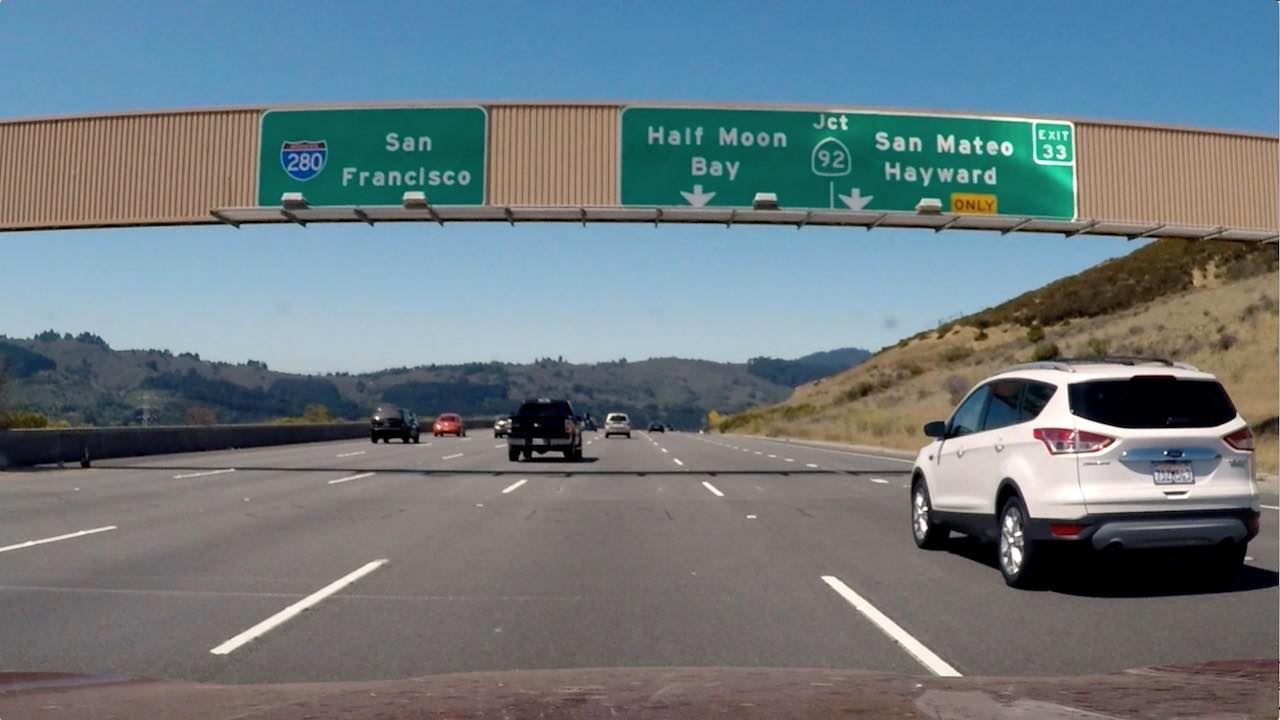
#> input picture test_images/signs_vehicles_xygrad.png, 1280 x 720 px
$ python -i advLaneDetect_bak.py   (imports and definitions only)   (older library calls are emulated)
#> lines starting #> are read from the running program, lines starting #| are printed output that depends on the picture; after the words box and inside, x2 and y2 are one past the last pixel; in counts of white or black regions, pixels touching at a corner belong together
import numpy as np
import cv2
import glob
import sys
import matplotlib.pyplot as plt
import matplotlib.image as mpimg
import imageio
from moviepy.editor import *
#%matplotlib qt

# # prepare object points, like (0,0,0), (1,0,0), (2,0,0) ....,(6,5,0)
# objp = np.zeros((6*9,3), np.float32)
# objp[:,:2] = np.mgrid[0:9,0:6].T.reshape(-1,2)
#
#
# # Arrays to store object points and image points from all the images.
# objpoints = [] # 3d points in real world space
# imgpoints = [] # 2d points in image plane.
#
# # Make a list of calibration images
# images = glob.glob('camera_cal/calibration*.jpg')
#
# print(len(images))
#
# # Step through the list and search for chessboard corners
# for fname in images:
#     img = cv2.imread(fname)
#     gray = cv2.cvtColor(img,cv2.COLOR_BGR2GRAY)
#
#     # Find the chessboard corners
#     ret, corners = cv2.findChessboardCorners(gray, (9,6),None)
#
#     # If found, add object points, image points
#     if ret == True:
#         objpoints.append(objp)
#         imgpoints.append(corners)
#
#         # Draw and display the corners
#         img = cv2.drawChessboardCorners(img, (9,6), corners, ret)
#         cv2.imshow('img',img)
#         cv2.waitKey(500)
#
# cv2.destroyAllWindows()

class CameraSetup:


    # [40 lines left out: functions cameraCalibration, rectifyImage, not called in this run]

class ImageProc:
    # [100 lines left out: functions abs_sobel_thresh, mag_thresh, dir_threshold, grayThreshold, colorThreshold, hlsThreshold, not called in this run]


def region_of_interest(img, vertices):
    """
    Applies an image mask.

    Only keeps the region of the image defined by the polygon
    formed from `vertices`. The rest of the image is set to black.
    """
    # defining a blank mask to start with
    mask = np.zeros_like(img)

    # defining a 3 channel or 1 channel color to fill the mask with depending on the input image
    if len(img.shape) > 2:
        channel_count = img.shape[2]  # i.e. 3 or 4 depending on your image
        ignore_mask_color = (255,) * channel_count
    else:
        ignore_mask_color = 255

    # filling pixels inside the polygon defined by "vertices" with the fill color
    cv2.fillPoly(mask, vertices, ignore_mask_color)

    # returning the image only where mask pixels are nonzero
    masked_image = cv2.bitwise_and(img, mask)
    return masked_image

left_fit = None
right_fit = None
def slidingWindows(binary_warped):
    # Assuming you have created a warped binary image called "binary_warped"
    # Take a histogram of the bottom half of the image
    histogram = np.sum(binary_warped[binary_warped.shape[0] / 2:, :], axis=0)
    # Create an output image to draw on and  visualize the result
    out_img = np.dstack((binary_warped, binary_warped, binary_warped)) * 255
#    out_img = cv2.cvtColor(binary_warped, cv2.COLOR_GRAY2RGB)
#    out_img = np.dstack((binary_warped, binary_warped, binary_warped))
    # Find the peak of the left and right halves of the histogram
    # These will be the starting point for the left and right lines
    midpoint = np.int(histogram.shape[0] / 2)
    leftx_base = np.argmax(histogram[:midpoint])
    rightx_base = np.argmax(histogram[midpoint:]) + midpoint

    # Choose the number of sliding windows
    nwindows = 9
    # Set height of windows
    window_height = np.int(binary_warped.shape[0] / nwindows)
    # Identify the x and y positions of all nonzero pixels in the image
    nonzero = binary_warped.nonzero()
    nonzeroy = np.array(nonzero[0])
    nonzerox = np.array(nonzero[1])
    # Current positions to be updated for each window
    leftx_current = leftx_base
    rightx_current = rightx_base
    # Set the width of the windows +/- margin
    margin = 100
    # Set minimum number of pixels found to recenter window
    minpix = 50
    # Create empty lists to receive left and right lane pixel indices
    left_lane_inds = []
    right_lane_inds = []

    # plt.figure(figsize=(10, 5))
    # plt.imshow(out_img)
    # plt.show()

    # Step through the windows one by one
    for window in range(nwindows):
        # Identify window boundaries in x and y (and right and left)
        win_y_low = binary_warped.shape[0] - (window + 1) * window_height
        win_y_high = binary_warped.shape[0] - window * window_height
        win_xleft_low = leftx_current - margin
        win_xleft_high = leftx_current + margin
        win_xright_low = rightx_current - margin
        win_xright_high = rightx_current + margin
        # Draw the windows on the visualization image
        cv2.rectangle(out_img, (win_xleft_low, win_y_low), (win_xleft_high, win_y_high), (0, 255, 0), 2)
        cv2.rectangle(out_img, (win_xright_low, win_y_low), (win_xright_high, win_y_high), (0, 255, 0), 2)
        # Identify the nonzero pixels in x and y within the window
        good_left_inds = ((nonzeroy >= win_y_low) & (nonzeroy < win_y_high) & (nonzerox >= win_xleft_low) & (
        nonzerox < win_xleft_high)).nonzero()[0]
        good_right_inds = ((nonzeroy >= win_y_low) & (nonzeroy < win_y_high) & (nonzerox >= win_xright_low) & (
        nonzerox < win_xright_high)).nonzero()[0]
        # Append these indices to the lists
        left_lane_inds.append(good_left_inds)
        right_lane_inds.append(good_right_inds)
        # If you found > minpix pixels, recenter next window on their mean position
        if len(good_left_inds) > minpix:
            leftx_current = np.int(np.mean(nonzerox[good_left_inds]))
        if len(good_right_inds) > minpix:
            rightx_current = np.int(np.mean(nonzerox[good_right_inds]))

    # Concatenate the arrays of indices
    left_lane_inds = np.concatenate(left_lane_inds)
    right_lane_inds = np.concatenate(right_lane_inds)

    # Extract left and right line pixel positions
    leftx = nonzerox[left_lane_inds]
    lefty = nonzeroy[left_lane_inds]
    rightx = nonzerox[right_lane_inds]
    righty = nonzeroy[right_lane_inds]

    # Fit a second order polynomial to each
    left_fit = np.polyfit(lefty, leftx, 2)
    right_fit = np.polyfit(righty, rightx, 2)

    # Generate x and y values for plotting
    ploty = np.linspace(0, binary_warped.shape[0] - 1, binary_warped.shape[0])
    left_fitx = left_fit[0] * ploty ** 2 + left_fit[1] * ploty + left_fit[2]
    right_fitx = right_fit[0] * ploty ** 2 + right_fit[1] * ploty + right_fit[2]

    print(out_img.shape)
    out_img[nonzeroy[left_lane_inds], nonzerox[left_lane_inds]] = [255, 0, 0]
    out_img[nonzeroy[right_lane_inds], nonzerox[right_lane_inds]] = [0, 0, 255]
    # [9 lines of commented-out code are left out]

    y_eval = np.max(ploty)
    # Define conversions in x and y from pixels space to meters
    ym_per_pix = 30 / 720  # meters per pixel in y dimension
    xm_per_pix = 3.7 / 700  # meters per pixel in x dimension

    # Fit new polynomials to x,y in world space
    left_fit_cr = np.polyfit(ploty * ym_per_pix, left_fitx * xm_per_pix, 2)
    right_fit_cr = np.polyfit(ploty * ym_per_pix, right_fitx * xm_per_pix, 2)
    # Calculate the new radii of curvature
    left_curverad = ((1 + (2 * left_fit_cr[0] * y_eval * ym_per_pix + left_fit_cr[1]) ** 2) ** 1.5) / np.absolute(
        2 * left_fit_cr[0])
    right_curverad = ((1 + (2 * right_fit_cr[0] * y_eval * ym_per_pix + right_fit_cr[1]) ** 2) ** 1.5) / np.absolute(
        2 * right_fit_cr[0])
    # Now our radius of curvature is in meters
    print(left_curverad, 'm', right_curverad, 'm')
    # Example values: 632.1 m    626.2 m

    return  left_fitx, right_fitx, ploty

## Taken from Udacity CarND tutorials
# [24 lines left out: function skipSlidingWindow, not called in this run]

def advLaneDetectionPipeline(inputImage):
    ysize = inputImage.shape[0]
    xsize = inputImage.shape[1]

    vertices = np.array([[(125, ysize), (xsize/2-75, ysize/2+100), (xsize/2 + 75, ysize/2+100),(xsize - 50, ysize)]], dtype = np.int32)
    destVertices = np.array([[(125, ysize), (125, 0), (xsize-50, 0),(xsize - 50, ysize)]], dtype = np.float32)

    maskedImage = region_of_interest(inputImage, vertices=vertices)
    drawnImage = inputImage.copy()
    cv2.polylines(drawnImage, pts=vertices, isClosed=True, color=(255, 0, 0), thickness=2)

    M = cv2.getPerspectiveTransform(np.float32(vertices), destVertices)
    Minv = cv2.getPerspectiveTransform(destVertices, np.float32(vertices))
    warped = cv2.warpPerspective(inputImage, M, (drawnImage.shape[1], drawnImage.shape[0]))

    print(np.max(warped))
    binary_warped = np.zeros_like(warped, dtype=np.uint8)
    binary_warped[warped != 0] = 1

    # [10 lines of commented-out code are left out]

    if left_fit == None or right_fit == None:
        leftFitX, rightFitX, ploty = slidingWindows(binary_warped)
    else:
        leftFitX, rightFitX, ploty = skipSlidingWindow(binary_warped)

    warp_zero = np.zeros_like(warped).astype(np.uint8)
    color_warp = np.dstack((warp_zero, warp_zero, warp_zero))

    # Recast the x and y points into usable format for cv2.fillPoly()
    pts_left = np.array([np.transpose(np.vstack([leftFitX, ploty]))])
    pts_right = np.array([np.flipud(np.transpose(np.vstack([rightFitX, ploty])))])
    pts = np.hstack((pts_left, pts_right))

    # Draw the lane onto the warped blank image
    cv2.fillPoly(color_warp, np.int_([pts]), (0, 255, 0))

    # Warp the blank back to original image space using inverse perspective matrix (Minv)
    newwarp = cv2.warpPerspective(color_warp, Minv, (inputImage.shape[1], inputImage.shape[0]))
    # Combine the result with the original image

    return newwarp

# [86 lines left out: functions playVideo, main, not called in this run]


    # [54 lines of commented-out code are left out]

# [2 lines not run here, left out]

>>> import cv2
>>> picture = cv2.imread('test_images/signs_vehicles_xygrad.png')
#> picture is the input picture: shape (720, 1280, 3); mean B, G, R 127.5, 121.6, 109.2
>>> result = advLaneDetectionPipeline(picture)
#> in region_of_interest, `cv2.fillPoly(mask, vertices, ignore_mask_color)`:
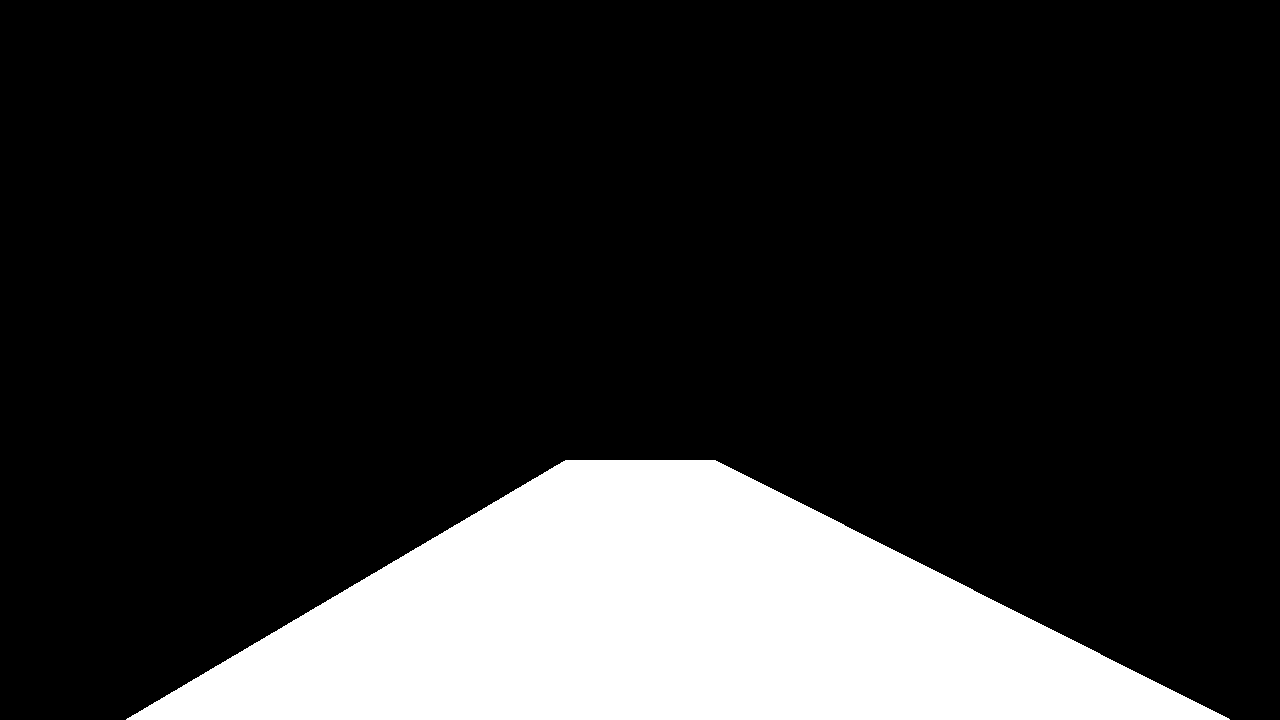
#> mask: shape (720, 1280, 3); 17.7% white; 1 white region, box (x1, y1, x2, y2) and area: (126, 460, 1230, 720) 163368
#> in region_of_interest, `masked_image = cv2.bitwise_and(img, mask)`:
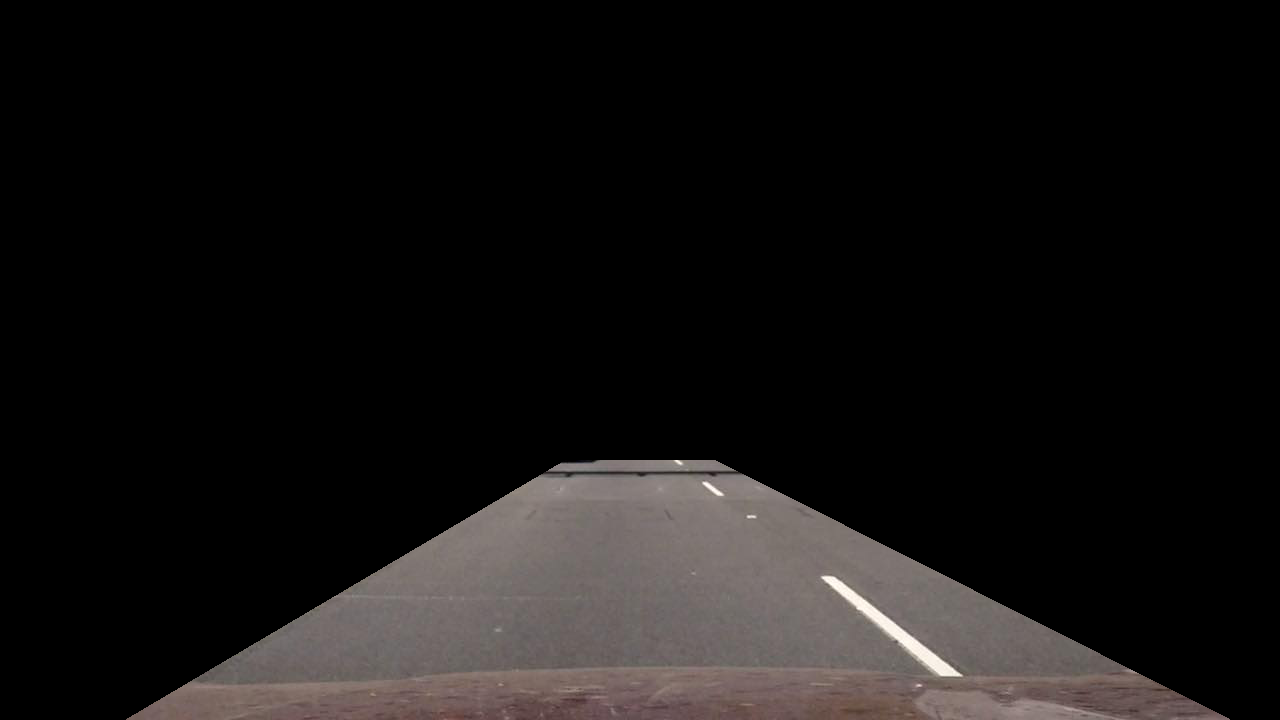
#> masked_image: shape (720, 1280, 3); mean B, G, R 18.6, 19.1, 21.2
#> in advLaneDetectionPipeline, `cv2.polylines(drawnImage, pts=vertices, isClosed=True, color=(255, 0, ..`:
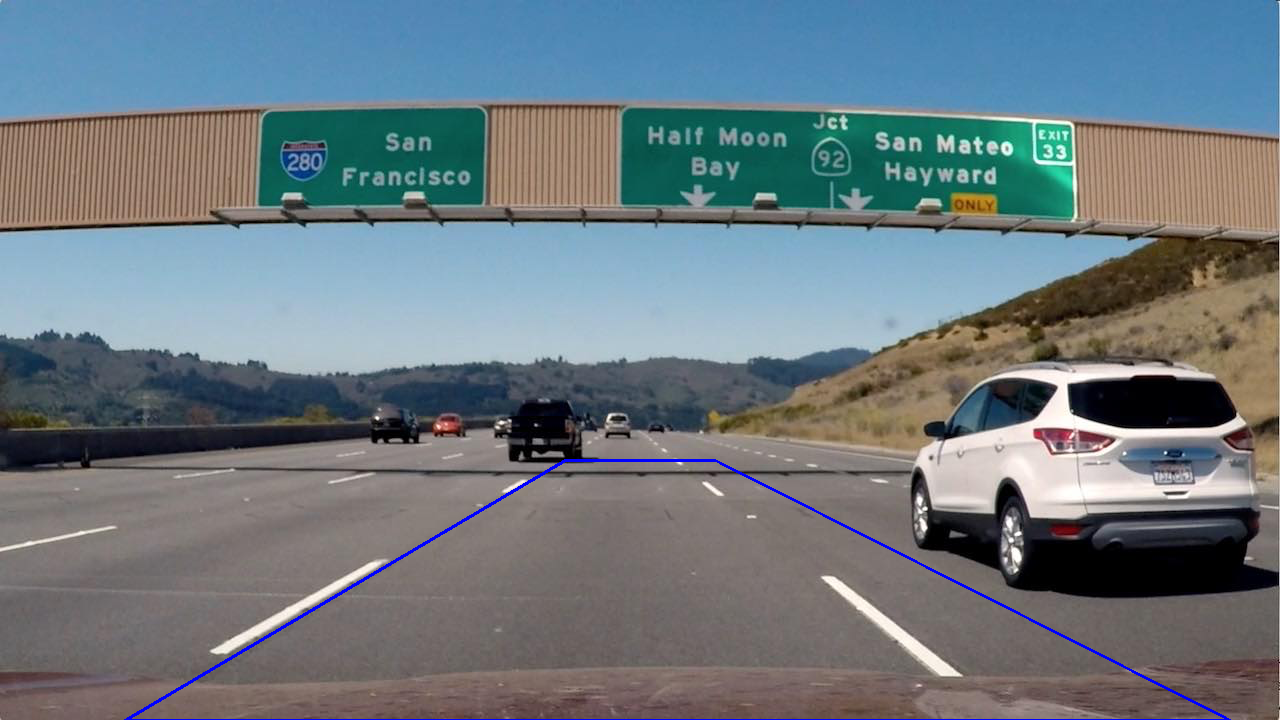
#> drawnImage: shape (720, 1280, 3); 0.51% of pixels changed, all inside (x1, y1, x2, y2) = (124, 459, 1231, 720)
#> in advLaneDetectionPipeline, `warped = cv2.warpPerspective(inputImage, M, (drawnImage.shape[1], draw..`:
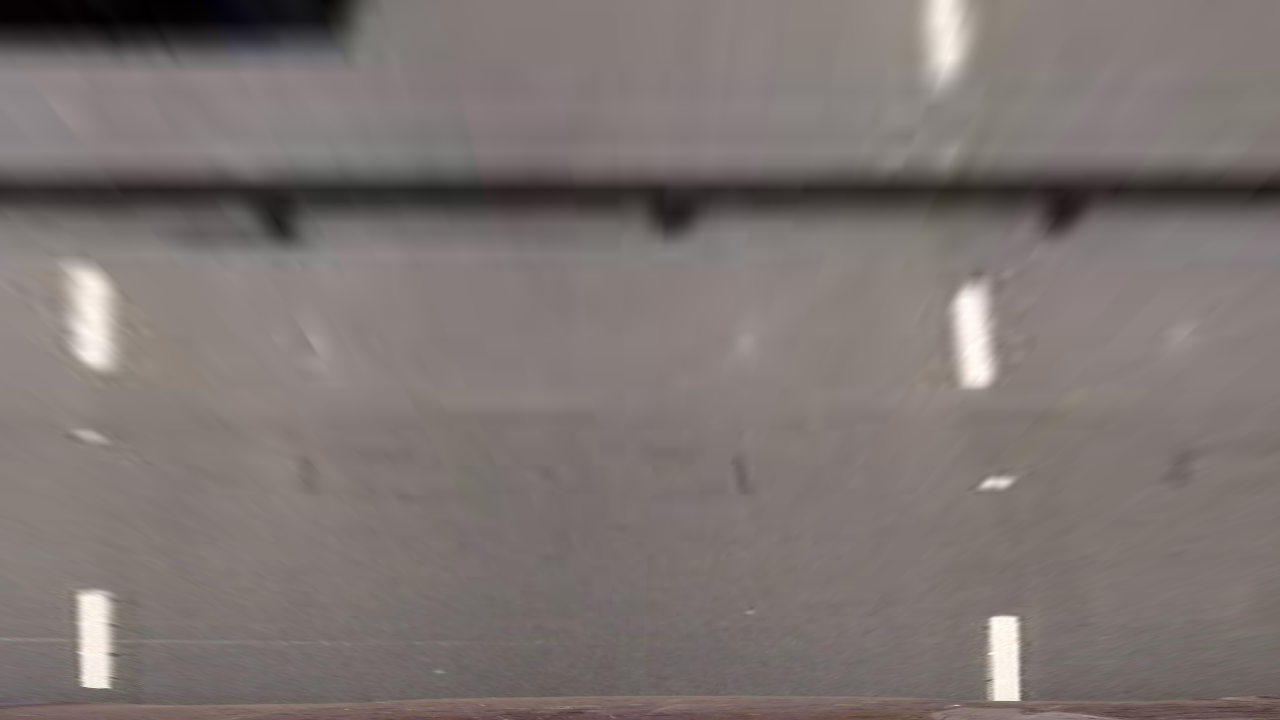
#> warped: shape (720, 1280, 3); mean B, G, R 114, 116.5, 125.1
#| 255
#> (the run stopped early here; a loop or call above may not have finished)
